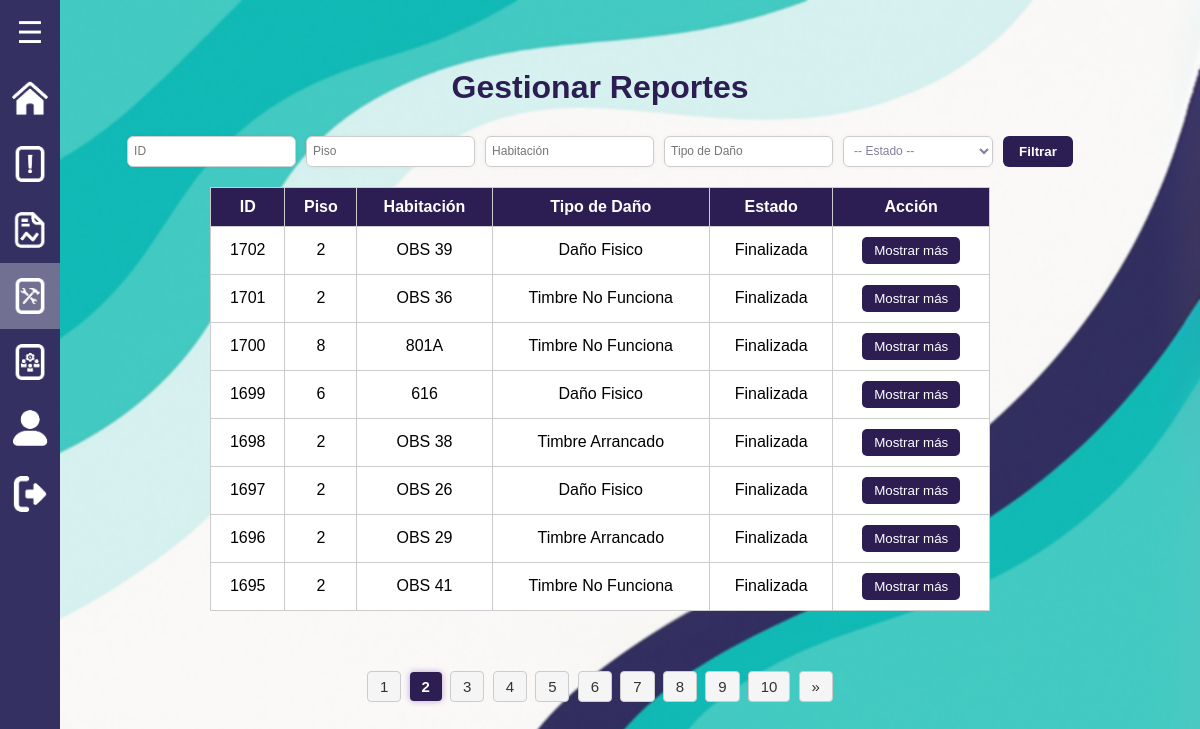
The app's page /roles/administrador_reportes/gestionar_reportes.php?pagina=2 (signed in) with its own data.
### tables this page shows
CREATE TABLE `reportes` (
  `id` int(11) NOT NULL,
  `usuario_id` int(11) NOT NULL,
  `piso` int(11) NOT NULL,
  `habitacion` varchar(10) DEFAULT NULL,
  `reporte` text NOT NULL,
  `tipo_dano` varchar(255) NOT NULL,
  `fecha` timestamp NOT NULL DEFAULT current_timestamp(),
  `estado` varchar(50) DEFAULT 'Ingresada',
  `respuesta` text DEFAULT NULL,
  `fecha_creacion` datetime DEFAULT current_timestamp(),
  `fecha_respuesta` datetime DEFAULT NULL,
  `imagen_antes` longblob DEFAULT NULL,
  `imagen_despues` longblob DEFAULT NULL,
  `respondido_por` int(11) DEFAULT NULL
);

### roles/administrador_reportes/gestionar_reportes.php (the view, shortened to what this page needs)
<?php
$pdo = new PDO("mysql:host=localhost;dbname=cnl_report", 'root', '');
$pdo->setAttribute(PDO::ATTR_ERRMODE, PDO::ERRMODE_EXCEPTION);
$porPagina = 8;
$pagina = isset($_GET['pagina']) ? max(1, intval($_GET['pagina'])) : 1;
$inicio = ($pagina - 1) * $porPagina;
$filtros = [];
$parametros = [];
$where = $filtros ? "WHERE " . implode(" AND ", $filtros) : "";
$sql = "SELECT reportes.*, usuarios.primer_nombre AS nombre_responde
        FROM reportes
        LEFT JOIN usuarios ON reportes.respondido_por = usuarios.id
        $where
        ORDER BY reportes.id DESC
        LIMIT $inicio, $porPagina";
$stmt = $pdo->prepare($sql);
$stmt->execute($parametros);
$reportes = $stmt->fetchAll(PDO::FETCH_ASSOC);
$sqlTotal = "SELECT COUNT(*) FROM reportes $where";
$stmtTotal = $pdo->prepare($sqlTotal);
$stmtTotal->execute($parametros);
$totalRegistros = $stmtTotal->fetchColumn();
$totalPaginas = ceil($totalRegistros / $porPagina);
?>
<!DOCTYPE html>
<html lang="es">
<head>
    <link rel="stylesheet" href="../../css/estilos.css">
    <link rel="stylesheet" href="../../css/gestion_reportes.css">
</head>
<body>
    <?php include '../../menu_lateral/menu2.php'; ?>
    <h1>Gestionar Reportes</h1>
    <form method="GET" style="margin-bottom: 20px;">
        <input type="text" name="id" placeholder="ID" value="<?= $_GET['id'] ?? '' ?>">
        <input type="text" name="piso" placeholder="Piso" value="<?= $_GET['piso'] ?? '' ?>">
        <input type="text" name="habitacion" placeholder="Habitación" value="<?= $_GET['habitacion'] ?? '' ?>">
        <input type="text" name="tipo_dano" placeholder="Tipo de Daño" value="<?= $_GET['tipo_dano'] ?? '' ?>">
        <select name="estado">
            <option value="">-- Estado --</option>
        </select>
        <button type="submit">Filtrar</button>
    </form>
    <table>
        <thead>
            <tr>
                <th>ID</th>
                <th>Piso</th>
                <th>Habitación</th>
                <th>Tipo de Daño</th>
                <th>Estado</th>
                <th>Acción</th>
            </tr>
        </thead>
        <tbody>
        <?php foreach ($reportes as $reporte): ?>
            <tr>
                <td><?= $reporte['id'] ?></td>
                <td><?= htmlspecialchars($reporte['piso']) ?></td>
                <td><?= htmlspecialchars($reporte['habitacion']) ?></td>
                <td><?= htmlspecialchars($reporte['tipo_dano']) ?></td>
                <td><?= htmlspecialchars($reporte['estado']) ?></td>
                <td>
                    <button class="btn-ver" onclick="abrirModal(<?= $reporte['id'] ?>)">Mostrar más</button>
                </td>
            </tr>
        <?php endforeach; ?>
        </tbody>
    </table>
<?php
$maxLinks = 10;
$bloqueActual = ceil($pagina / $maxLinks);
$inicio = ($bloqueActual - 1) * $maxLinks + 1;
$fin = min($inicio + $maxLinks - 1, $totalPaginas);
?>
<div class="paginacion">
    <?php for ($i = $inicio; $i <= $fin; $i++): ?>
        <a href="?<?= http_build_query(array_merge($_GET, ['pagina' => $i])) ?>"
           class="<?= $i == $pagina ? 'pagina-actual' : '' ?>">
           <?= $i ?>
        </a>
    <?php endfor; ?>
    <?php if ($fin < $totalPaginas): ?>
        <a href="?<?= http_build_query(array_merge($_GET, ['pagina' => $fin + 1])) ?>">&raquo;</a>
    <?php endif; ?>
</div>
</body>
</html>

### css/estilos.css (style rules this page uses)
* { margin: 0; padding: 0; box-sizing: border-box; font-family: Arial, sans-serif; }
body { display: flex; }

### css/gestion_reportes.css (style rules this page uses)
body { margin: 0; font-family: 'Segoe UI', Tahoma, Geneva, Verdana, sans-serif; background: url('../images/fondo_PC.png') no-repeat center center fixed; background-size: cover; backdrop-filter: blur(1px); color: #000000; display: flex; flex-direction: column; align-items: center; justify-content: center; height: 100vh; }
.paginacion { text-align: center; margin-top: 20px; margin-bottom: 30px; font-size: 15px; }
.paginacion a { display: inline-block; padding: 6px 12px; margin: 0 2px; background-color: #f5f5f5; color: #333; text-decoration: none; border-radius: 4px; border: 1px solid #ccc; transition: background-color 0.3s, transform 0.2s; }
.paginacion a.pagina-actual { background-color: #2C1E53; color: #fff; font-weight: bold; border: none; box-shadow: 0 0 6px rgba(106, 27, 154, 0.4); }
h1 { color: #2C1E53; margin-top: 0px; margin-bottom: 20px; }
table { width: 65%; background-color: white; border-collapse: collapse; margin-bottom: 40px; }
th, td { border: 1px solid #ccc; padding: 10px; text-align: center; }
th { background-color: #2C1E53; color: white; }
.btn-ver { background-color: #2C1E53; color: white; padding: 6px 12px; border: none; border-radius: 5px; cursor: pointer; }
form[method="GET"] { display: flex; flex-wrap: wrap; justify-content: center; gap: 10px; margin-top: 10px; margin-bottom: 15px; }
form[method="GET"] input[type="text"], form[method="GET"] select { padding: 4px 6px; border: 1px solid #ccc; border-radius: 6px; font-size: 12px; background-color: #fff; color: #2c1e5393; min-width: 150px; box-shadow: 0 0 4px rgba(0,0,0,0.05); transition: border-color 0.3s; }
form[method="GET"] button[type="submit"] { padding: 8px 16px; background-color: #2C1E53; color: white; border: none; border-radius: 6px; font-weight: bold; cursor: pointer; transition: background-color 0.3s, transform 0.2s; }

### records on screen
reportes: id "1702", piso "2", habitacion "OBS 39", tipo_dano "Daño Fisico", estado "Finalizada"
reportes: id "1701", piso "2", habitacion "OBS 36", tipo_dano "Timbre No Funciona", estado "Finalizada"
reportes: id "1700", piso "8", habitacion "801A", tipo_dano "Timbre No Funciona", estado "Finalizada"
reportes: id "1699", piso "6", habitacion "616", tipo_dano "Daño Fisico", estado "Finalizada"
reportes: id "1698", piso "2", habitacion "OBS 38", tipo_dano "Timbre Arrancado", estado "Finalizada"
reportes: id "1697", piso "2", habitacion "OBS 26", tipo_dano "Daño Fisico", estado "Finalizada"
reportes: id "1696", piso "2", habitacion "OBS 29", tipo_dano "Timbre Arrancado", estado "Finalizada"
reportes: id "1695", piso "2", habitacion "OBS 41", tipo_dano "Timbre No Funciona", estado "Finalizada"
